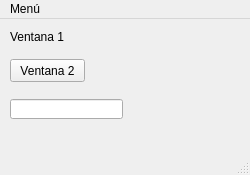
<?xml version="1.0" encoding="UTF-8"?>
<ui version="4.0">
 <class>MainWindow</class>
 <widget class="QMainWindow" name="MainWindow">
  <property name="geometry">
   <rect>
    <x>0</x>
    <y>0</y>
    <width>250</width>
    <height>175</height>
   </rect>
  </property>
  <property name="windowTitle">
   <string>MainWindow</string>
  </property>
  <widget class="QWidget" name="centralwidget">
   <widget class="QLabel" name="label_Ventana1">
    <property name="geometry">
     <rect>
      <x>10</x>
      <y>10</y>
      <width>61</width>
      <height>16</height>
     </rect>
    </property>
    <property name="text">
     <string>Ventana 1</string>
    </property>
   </widget>
   <widget class="QPushButton" name="pushButton_Ventana2">
    <property name="geometry">
     <rect>
      <x>10</x>
      <y>40</y>
      <width>75</width>
      <height>23</height>
     </rect>
    </property>
    <property name="text">
     <string>Ventana 2</string>
    </property>
   </widget>
   <widget class="QLineEdit" name="lineEdit_Ventana1">
    <property name="geometry">
     <rect>
      <x>10</x>
      <y>80</y>
      <width>113</width>
      <height>20</height>
     </rect>
    </property>
   </widget>
  </widget>
  <widget class="QMenuBar" name="menubar">
   <property name="geometry">
    <rect>
     <x>0</x>
     <y>0</y>
     <width>250</width>
     <height>21</height>
    </rect>
   </property>
   <widget class="QMenu" name="menuMen">
    <property name="title">
     <string>Menú</string>
    </property>
    <addaction name="actionVentana_2"/>
   </widget>
   <addaction name="menuMen"/>
  </widget>
  <widget class="QStatusBar" name="statusbar"/>
  <action name="actionVentana_2">
   <property name="text">
    <string>Ventana 2</string>
   </property>
  </action>
 </widget>
 <resources/>
 <connections/>
</ui>
